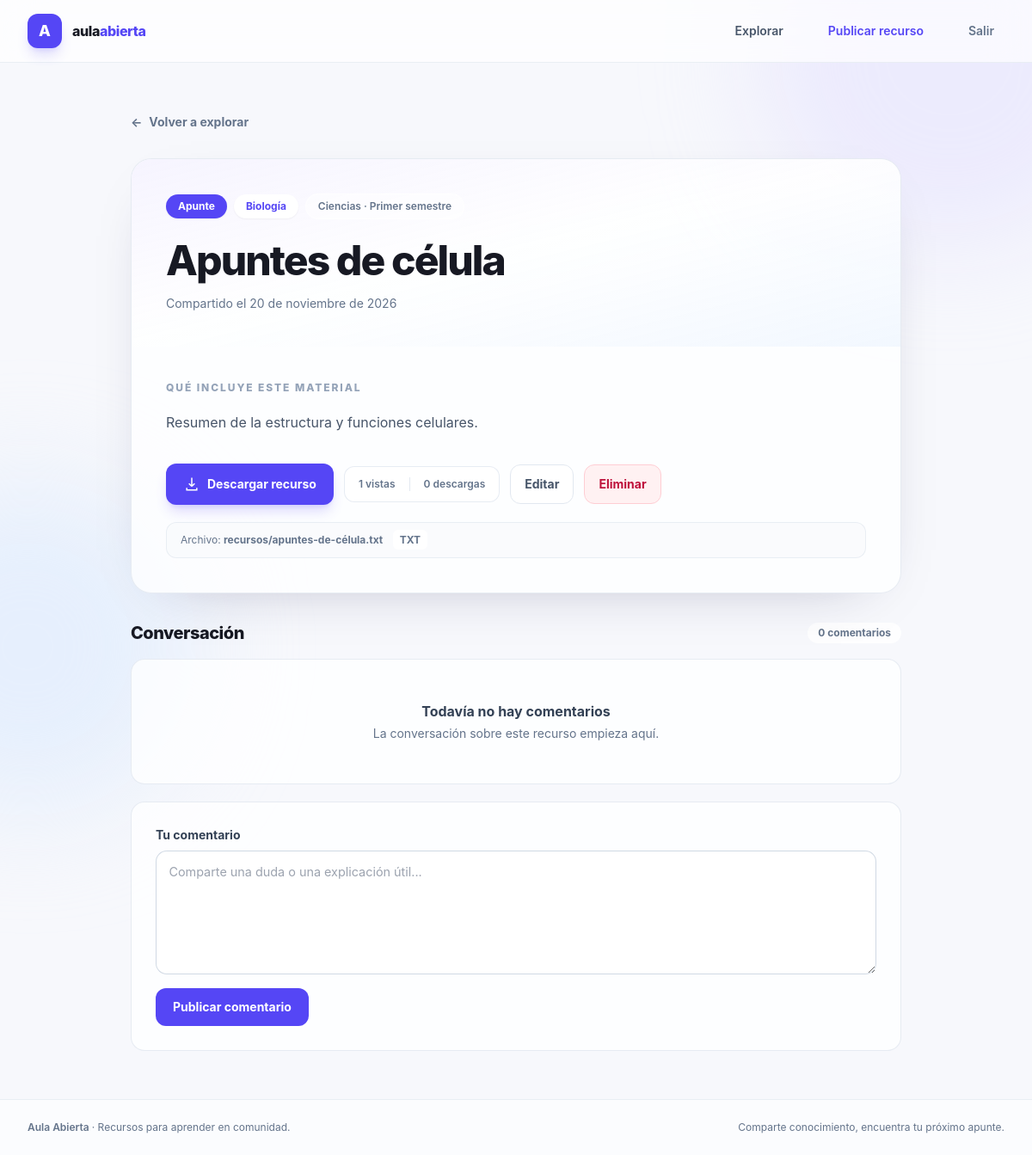
The app's page /recurso/8/ (signed in) with its own data.
### resources/models.py (models this page shows, shortened)
class RecursoAcademico(models.Model):
    class Tipo(models.TextChoices):
        GUIA = "guia", "Guía de estudio"
        APUNTE = "apunte", "Apunte"
        MATERIAL_CLASE = "clase", "Material de clase"
    titulo = models.CharField(max_length=200)
    descripcion = models.TextField()
    tipo = models.CharField(
        max_length=20,
        choices=Tipo.choices,
        default=Tipo.GUIA,
    )
    archivo = models.FileField(
        upload_to="recursos/",
        validators=[
            FileExtensionValidator(
                allowed_extensions=[
                    "csv",
                    "doc",
                    "docx",
                    "jpg",
                    "jpeg",
                    "pdf",
                    "png",
                    "ppt",
                    "pptx",
                    "txt",
                    "xls",
                    "xlsx",
                ]
            ),
            validate_file_size,
            validate_resource_content,
        ],
    )
    materia = models.ForeignKey(
        Materia,
        on_delete=models.CASCADE,
        related_name="recursos",
    )
    fecha_subida = models.DateTimeField(auto_now_add=True)
    vistas = models.PositiveIntegerField(default=0)
    descargas = models.PositiveIntegerField(default=0)
    class Meta:
        ordering = ["-fecha_subida"]
        verbose_name = "recurso académico"
        verbose_name_plural = "recursos académicos"

class Materia(models.Model):
    nombre = models.CharField(max_length=120)
    semestre = models.CharField(max_length=40)
    facultad = models.CharField(max_length=120)
    class Meta:
        ordering = ["nombre"]
        verbose_name = "materia"
        verbose_name_plural = "materias"

### resources/views.py (the view)
# urls.py: path("recurso/<int:pk>/", views.detail, name="detail"),
@login_required
def detail(request, pk):
    recurso = get_object_or_404(
        RecursoAcademico.objects.select_related("materia").prefetch_related(
            "comentarios"
        ),
        pk=pk,
    )
    now = timezone.now()
    viewed_resources = request.session.get(VIEW_SESSION_KEY, {})
    if not isinstance(viewed_resources, dict):
        viewed_resources = {}
    cutoff = now - timedelta(seconds=VIEW_COUNT_WINDOW_SECONDS)
    recent_views = {
        resource_id: timestamp
        for resource_id, timestamp in viewed_resources.items()
        if (last_viewed := parse_datetime(timestamp)) is not None
        and timezone.is_aware(last_viewed)
        and last_viewed >= cutoff
    }
    if str(recurso.pk) not in recent_views:
        recent_views[str(recurso.pk)] = now.isoformat()
        request.session[VIEW_SESSION_KEY] = recent_views
        RecursoAcademico.objects.filter(pk=recurso.pk).update(vistas=F("vistas") + 1)
        recurso.vistas += 1
    elif recent_views != viewed_resources:
        request.session[VIEW_SESSION_KEY] = recent_views
    if request.method == "POST":
        form = ComentarioForm(request.POST)
        if form.is_valid():
            comment_times = request.session.get(COMMENT_SESSION_KEY, [])
            cutoff = now - timedelta(seconds=COMMENT_WINDOW_SECONDS)
            recent_comments = []
            for timestamp in comment_times if isinstance(comment_times, list) else []:
                parsed = parse_datetime(timestamp)
                if parsed is not None and timezone.is_aware(parsed) and parsed >= cutoff:
                    recent_comments.append(timestamp)
            if len(recent_comments) >= MAX_COMMENTS_PER_WINDOW:
                form.add_error(
                    "texto",
                    "Has publicado varios comentarios muy rápido. Espera un minuto e inténtalo de nuevo.",
                )
            else:
                comentario = form.save(commit=False)
                comentario.recurso = recurso
                comentario.save()
                recent_comments.append(now.isoformat())
                request.session[COMMENT_SESSION_KEY] = recent_comments
                return redirect("resources:detail", pk=recurso.pk)
    else:
        form = ComentarioForm()
    favoritos = request.session.get(FAVORITES_SESSION_KEY, [])
    if not isinstance(favoritos, list):
        favoritos = []
    extension = PurePosixPath(recurso.archivo.name).suffix.lower()
    return render(
        request,
        "resources/detail.html",
        {
            "recurso": recurso,
            "comment_form": form,
            "is_favorite": str(recurso.pk) in {str(resource_id) for resource_id in favoritos},
            "extension": extension,
            "back_url": request.session.get("resource_index_url", "/"),
        },
    )

### resources/forms.py (shortened to what this page needs)
class ComentarioForm(forms.ModelForm):
    class Meta:
        model = Comentario
        fields = ("texto",)
        widgets = {
            "texto": forms.Textarea(
                attrs={
                    "class": "form-input form-textarea",
                    "placeholder": "Comparte una duda o una explicación útil...",
                    "rows": 4,
                    "maxlength": 2000,
                }
            ),
        }
        labels = {"texto": "Tu comentario"}

### resources/templates/resources/detail.html (shortened to what this page needs)
{% extends "resources/base.html" %}
{% block content %}
<div class="enter mx-auto max-w-4xl">
  <a href="{{ back_url }}" class="mb-8 inline-flex items-center gap-2 rounded-lg text-sm font-bold text-slate-500 transition hover:text-electric focus-visible:outline focus-visible:outline-2 focus-visible:outline-electric">
    <span aria-hidden="true" class="transition-transform hover:-translate-x-1">←</span> Volver a explorar
  </a>
  <article class="detail-card detail-panel glass overflow-hidden rounded-3xl shadow-[0_20px_70px_-45px_rgba(25,25,70,.4)]">
    <div class="bg-gradient-to-br from-violet-50/90 via-white/50 to-blue-50/80 p-6 sm:p-10">
      <div class="flex flex-wrap items-center gap-2">
        <span class="rounded-full bg-electric px-3.5 py-1.5 text-xs font-bold text-white shadow-sm">{{ recurso.get_tipo_display }}</span>
        <span class="rounded-full bg-white px-3.5 py-1.5 text-xs font-bold text-electric shadow-sm">{{ recurso.materia.nombre }}</span>
        <span class="rounded-full border border-white/80 bg-white/50 px-3.5 py-1.5 text-xs font-semibold text-slate-500">{{ recurso.materia.facultad }} · {{ recurso.materia.semestre }}</span>
      </div>
      <h1 class="detail-heading detail-title mt-6 max-w-3xl text-3xl font-extrabold leading-tight tracking-[-.04em] sm:text-5xl">{{ recurso.titulo }}</h1>
      <p class="mt-4 text-sm text-slate-500">Compartido el {{ recurso.fecha_subida|date:"j \d\e F \d\e Y" }}</p>
    </div>
    <div class="p-6 sm:p-10">
      <h2 class="text-xs font-extrabold uppercase tracking-[.16em] text-slate-400">Qué incluye este material</h2>
      <p class="detail-description mt-4 whitespace-pre-line text-base leading-8 text-slate-600">{{ recurso.descripcion }}</p>
      <div class="mt-8 flex flex-wrap items-center gap-3">
        <a href="{% url 'resources:download' recurso.pk %}" class="detail-action action-button inline-flex items-center gap-2 rounded-xl bg-electric px-5 py-3.5 text-sm font-bold text-white shadow-lg shadow-electric/20 transition hover:-translate-y-0.5 hover:bg-indigo-700 hover:shadow-xl focus-visible:outline focus-visible:outline-2 focus-visible:outline-offset-2 focus-visible:outline-electric">
          <svg class="h-5 w-5" viewBox="0 0 24 24" fill="none" stroke="currentColor" stroke-width="1.8" aria-hidden="true"><path d="M12 3v12m0 0 4-4m-4 4-4-4"></path><path d="M5 17v3h14v-3"></path></svg>
          Descargar recurso
        </a>
        <div class="flex items-center gap-4 rounded-xl border border-slate-200/80 bg-white/60 px-4 py-3 text-xs font-semibold text-slate-500">
          <span>{{ recurso.vistas }} vistas</span><span>{{ recurso.descargas }} descargas</span>
        </div>
        {% if user.is_authenticated %}
          <a href="{% url 'resources:update' recurso.pk %}" class="rounded-xl border border-slate-200 bg-white px-4 py-3 text-sm font-bold text-slate-600 transition hover:border-electric/30 hover:text-electric focus-visible:outline focus-visible:outline-2 focus-visible:outline-electric">Editar</a>
          <a href="{% url 'resources:delete' recurso.pk %}" class="rounded-xl border border-rose-200 bg-rose-50 px-4 py-3 text-sm font-bold text-rose-700 transition hover:bg-rose-100 focus-visible:outline focus-visible:outline-2 focus-visible:outline-rose-500">Eliminar</a>
        {% endif %}
      </div>
      <div class="mt-5 rounded-xl border border-slate-200/70 bg-slate-50/70 px-4 py-3 text-xs text-slate-500">
        Archivo: <span class="font-bold">{{ recurso.archivo.name|default:"No disponible" }}</span>
        {% if extension %}<span class="ml-2 rounded-md bg-white px-2 py-1 font-bold uppercase">{{ extension|slice:"1:" }}</span>{% endif %}
      </div>
    </div>
  </article>
  <section class="conversation-panel mt-8">
    <div class="mb-4 flex items-center justify-between">
      <h2 class="text-xl font-extrabold tracking-tight">Conversación</h2>
      <span class="rounded-full bg-white/80 px-3 py-1 text-xs font-bold text-slate-500">{{ recurso.comentarios.all|length }} comentario{{ recurso.comentarios.all|length|pluralize:"s" }}</span>
    </div>
    <div class="glass rounded-2xl p-5 sm:p-7">
      {% for comentario in recurso.comentarios.all %}
        <article class="comment-card comment-entry {% if not forloop.first %}mt-5 border-t border-slate-200/70 pt-5{% endif %}" style="--comment-order: {{ forloop.counter0 }}">
          <div class="flex items-center gap-3">
            <span class="grid h-9 w-9 place-items-center rounded-full bg-violet-100 text-sm font-extrabold text-electric">{{ forloop.counter }}</span>
            <p class="text-xs font-semibold text-slate-400">{{ comentario.fecha|date:"j \d\e F \d\e Y · H:i" }}</p>
          </div>
          <p class="ml-12 mt-2 whitespace-pre-line text-sm leading-7 text-slate-600">{{ comentario.texto }}</p>
        </article>
      {% empty %}
        <div class="py-5 text-center">
          <p class="font-bold text-slate-700">Todavía no hay comentarios</p>
          <p class="mt-1 text-sm text-slate-500">La conversación sobre este recurso empieza aquí.</p>
        </div>
      {% endfor %}
    </div>
    <form method="post" class="glass mt-5 rounded-2xl p-5 sm:p-7">
      <label for="{{ comment_form.texto.id_for_label }}" class="mb-2 block text-sm font-bold text-slate-700">{{ comment_form.texto.label }}</label>
      {{ comment_form.texto }}
      <button type="submit" class="mt-4 rounded-xl bg-electric px-5 py-3 text-sm font-bold text-white transition hover:bg-indigo-700 focus-visible:outline focus-visible:outline-2 focus-visible:outline-offset-2 focus-visible:outline-electric">Publicar comentario</button>
    </form>
  </section>
</div>
{% endblock %}

### records on screen
RecursoAcademico: tipo "Apunte", materia.nombre "Biología", materia.facultad "Ciencias", materia.semestre "Primer semestre", titulo "Apuntes de célula", fecha_subida "20 de noviembre de 2026", descripcion "Resumen de la estructura y funciones celulares.", vistas "1", descargas "0", archivo.name "recursos/apuntes-de-célula.txt", comentarios.all|length "0"

### other values on screen
{{ extension|slice:"1:" }} "TXT"
{{ comment_form.texto.label }} "Tu comentario"
